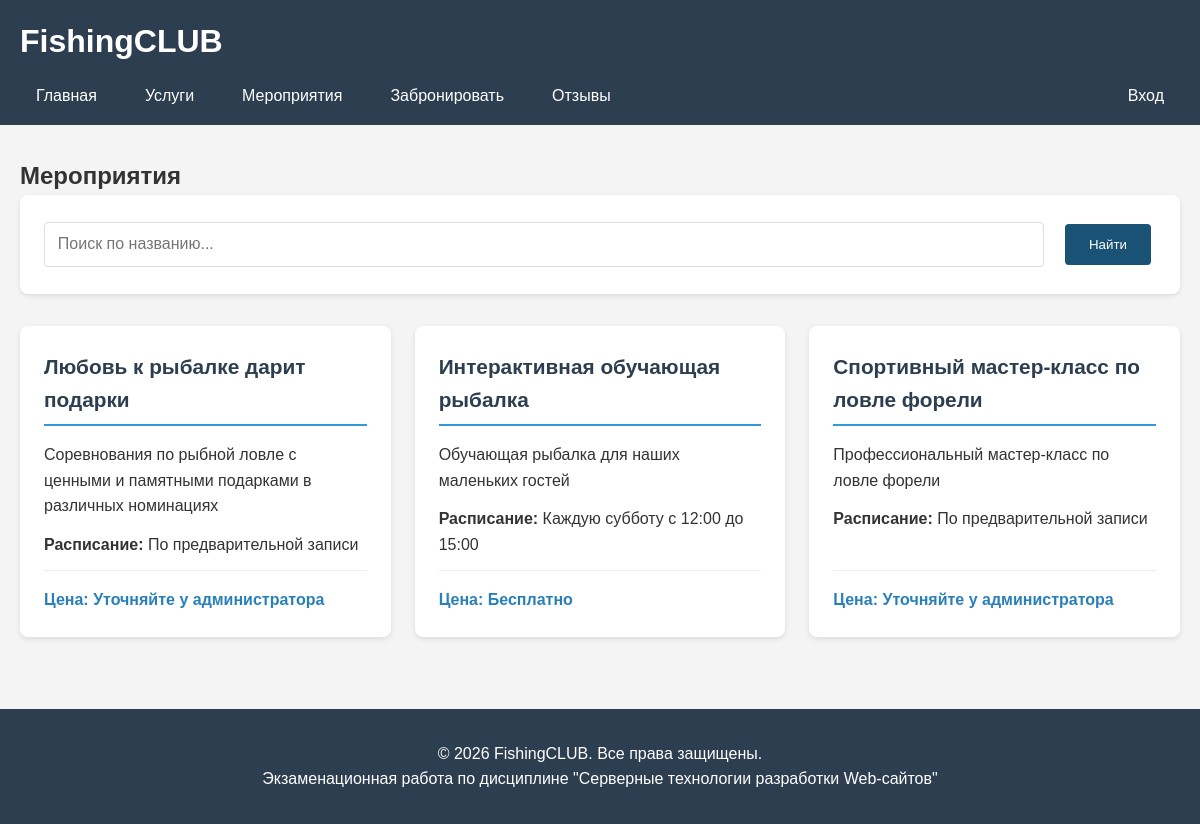
Page /pages/events.php on the committed database.
### tables this page shows
CREATE TABLE `events` (
  `id` int NOT NULL,
  `event_name` varchar(255) NOT NULL,
  `description` text,
  `price_info` varchar(100) DEFAULT NULL,
  `timetable_info` varchar(255) DEFAULT NULL,
  `section_id` int NOT NULL,
  `is_active` tinyint DEFAULT '1',
  `sort_order` int DEFAULT '0'
);

### includes/functions.php (called while the page is built, shortened)
<?php
function e($text) {
    return htmlspecialchars($text, ENT_QUOTES, 'UTF-8');
}

### pages/events.php (the view, shortened to what this page needs)
<?php
require '../config/database.php';
require '../includes/functions.php';
include '../includes/header.php';
$search = trim($_GET['search'] ?? '');
if($search) {
    $stmt = $pdo->prepare("
        SELECT * FROM events
        WHERE is_active=1
        AND (event_name LIKE ? OR description LIKE ?)
        ORDER BY sort_order
    ");
    $stmt->execute(["%$search%", "%$search%"]);
} else {
    $stmt = $pdo->query("SELECT * FROM events WHERE is_active=1 ORDER BY sort_order");
}
$events = $stmt->fetchAll();
?>
<h2>Мероприятия</h2>
<div class="search-form">
    <form method="GET">
        <input type="text" name="search" placeholder="Поиск по названию..."
               value="<?php echo e($search); ?>">
        <button type="submit" class="btn">Найти</button>
    </form>
</div>
<?php if(count($events) == 0): ?>
    <?php if($search): ?>
        <p>По запросу "<?php echo e($search); ?>" ничего не найдено.</p>
    <?php else: ?>
        <p>Мероприятия пока не добавлены.</p>
    <?php endif; ?>
<?php else: ?>
    <div class="events-page-grid">
        <?php foreach($events as $e): ?>
        <div class="event-card">
            <h3><?php echo e($e['event_name']); ?></h3>
            <p><?php echo nl2br(e($e['description'])); ?></p>
            <p><strong>Расписание:</strong> <?php echo e($e['timetable_info']); ?></p>
            <?php if($e['price_info']): ?>
            <p><strong>Цена:</strong> <?php echo e($e['price_info']); ?></p>
            <?php endif; ?>
        </div>
        <?php endforeach; ?>
    </div>
<?php endif; ?>
<?php include '../includes/footer.php'; ?>

### css/style.css (style rules this page uses)
* { margin: 0; padding: 0; box-sizing: border-box; }
html, body { height: 100%; }
body { font-family: Arial, sans-serif; line-height: 1.6; color: #333; background: #f4f4f4; display: flex; flex-direction: column; min-height: 100vh; }
.btn { display: inline-block; padding: 0.8rem 1.5rem; background: #1a5276; color: white; text-decoration: none; border-radius: 4px; border: none; cursor: pointer; transition: background 0.3s; margin: 5px; }
.service-card, .event-item, .service-item, .event-card { background: white; padding: 1.5rem; border-radius: 8px; box-shadow: 0 2px 5px rgba(0,0,0,0.1); transition: transform 0.2s, box-shadow 0.2s; height: 100%; display: flex; flex-direction: column; }
.service-card h3, .event-item h3, .service-item h3, .event-card h3 { color: #2c3e50; margin: 0 0 1rem 0; font-size: 1.3rem; border-bottom: 2px solid #3498db; padding-bottom: 0.5rem; }
.service-card p, .event-item p, .service-item p, .event-card p { margin: 0 0 0.8rem 0; line-height: 1.6; }
.service-card .price, .service-item .price, .event-item p:last-child, .event-card p:last-of-type { margin-top: auto; margin-bottom: 0; padding-top: 1rem; border-top: 1px solid #eee; font-weight: bold; color: #2980b9; }
.events-page-grid { display: grid; grid-template-columns: repeat(auto-fit, minmax(350px, 1fr)); gap: 1.5rem; margin: 2rem 0; }
.search-form { background: white; padding: 1.5rem; border-radius: 8px; box-shadow: 0 2px 5px rgba(0,0,0,0.1); margin-bottom: 2rem; }
.search-form form { display: flex; gap: 1rem; flex-wrap: wrap; align-items: center; }
.search-form input[type="text"] { flex: 1; min-width: 250px; padding: 0.8rem; border: 1px solid #ddd; border-radius: 4px; font-size: 1rem; }

### rows in the picture
events: event_name "Любовь к рыбалке дарит подарки", description "Соревнования по рыбной ловле с ценными и памятными подарками в различных номинациях", timetable_info "По предварительной записи", price_info "Уточняйте у администратора"
events: event_name "Интерактивная обучающая рыбалка", description "Обучающая рыбалка для наших маленьких гостей", timetable_info "Каждую субботу с 12:00 до 15:00", price_info "Бесплатно"
events: event_name "Спортивный мастер-класс по ловле форели", description "Профессиональный мастер-класс по ловле форели", timetable_info "По предварительной записи", price_info "Уточняйте у администратора"

### other values in the picture
SITE_NAME "FishingCLUB"
